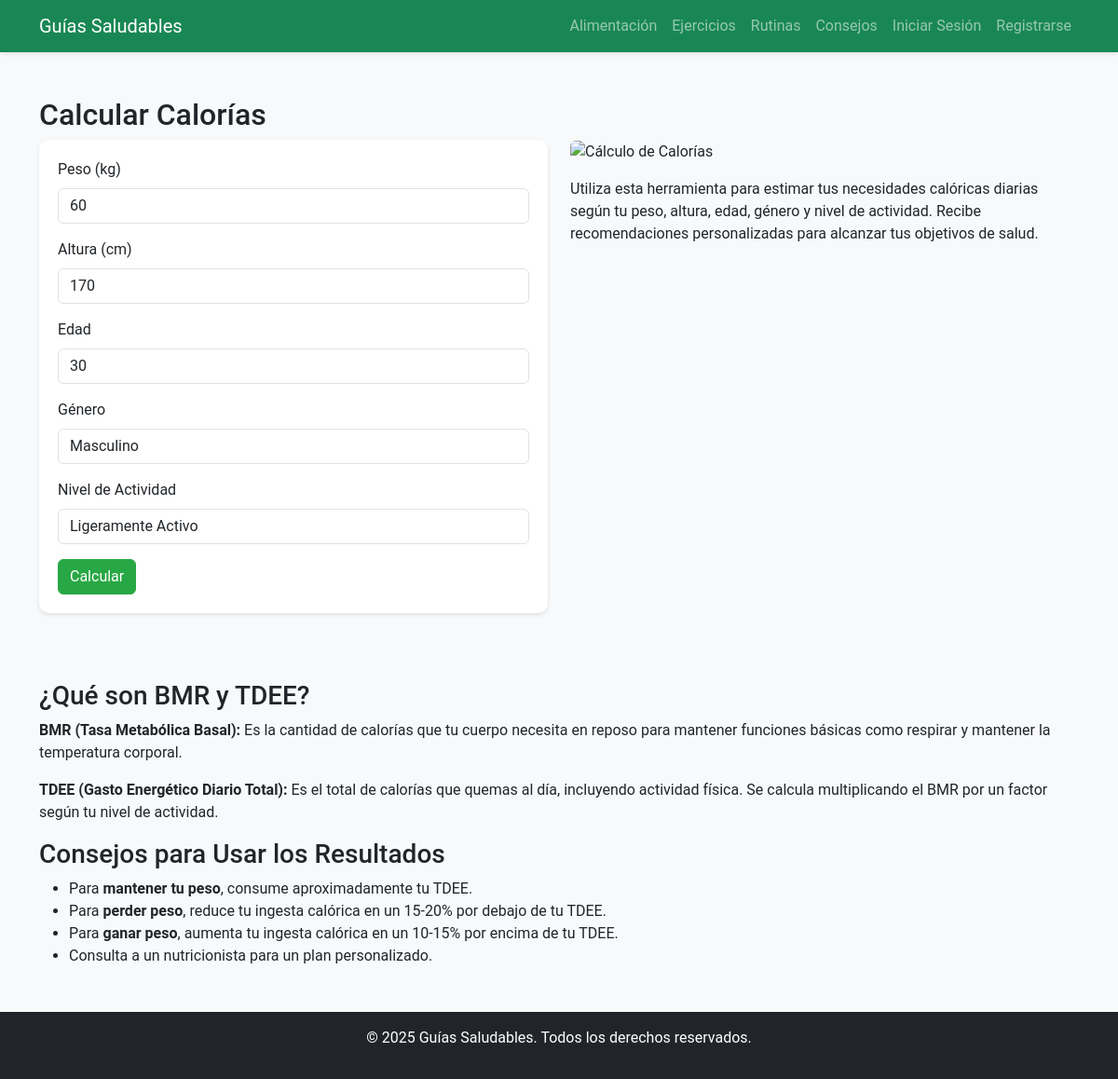
Page /calories.php (signed in) on the committed database.
### tables this page shows
CREATE TABLE `users` (
  `id` int(11) NOT NULL,
  `username` varchar(50) NOT NULL,
  `password` varchar(255) NOT NULL,
  `email` varchar(100) NOT NULL,
  `role` enum('user','admin') DEFAULT 'user',
  `weight` float DEFAULT NULL,
  `height` float DEFAULT NULL,
  `age` int(11) DEFAULT NULL,
  `gender` enum('male','female') DEFAULT NULL,
  `activity_level` enum('sedentary','lightly_active','moderately_active','very_active','extra_active') DEFAULT NULL
);

### calories.php (the view, shortened to what this page needs)
<!DOCTYPE html>
<html lang="es">
<head>
    <link href="https://cdn.jsdelivr.net/npm/bootstrap@5.3.0/dist/css/bootstrap.min.css" rel="stylesheet">
    <link rel="stylesheet" href="css/styles.css">
</head>
<body>
    <nav class="navbar navbar-expand-lg navbar-dark bg-success">
        <div class="container">
            <a class="navbar-brand" href="index.php">Guías Saludables</a>
            <div class="collapse navbar-collapse" id="navbarNav">
                <ul class="navbar-nav ms-auto">
                    <li class="nav-item"><a class="nav-link" href="nutrition.php">Alimentación</a></li>
                    <li class="nav-item"><a class="nav-link" href="exercises.php">Ejercicios</a></li>
                    <li class="nav-item"><a class="nav-link" href="routines.php">Rutinas</a></li>
                    <li class="nav-item"><a class="nav-link" href="tips.php">Consejos</a></li>
                    <li class="nav-item"><a class="nav-link" href="login.php">Iniciar Sesión</a></li>
                    <li class="nav-item"><a class="nav-link" href="register.php">Registrarse</a></li>
                </ul>
            </div>
        </div>
    </nav>
    <main class="container my-5">
        <h2>Calcular Calorías</h2>
        <?php
        $weight = $height = $age = $gender = $activityLevel = '';
        if (isset($_SESSION['user_id'])) {
            $conn = new mysqli("localhost", "root", "root", "fitness_db");
            $user_id = $_SESSION['user_id'];
            $result = $conn->query("SELECT weight, height, age, gender, activity_level FROM users WHERE id = $user_id");
            if ($result->num_rows > 0) {
                $user = $result->fetch_assoc();
                $weight = $user['weight'];
                $height = $user['height'];
                $age = $user['age'];
                $gender = $user['gender'];
                $activityLevel = $user['activity_level'];
            }
        }
        ?>
        <div class="row">
            <div class="col-md-6">
                <form id="calorieForm" class="mb-4">
                    <div class="mb-3">
                        <label for="weight" class="form-label">Peso (kg)</label>
                        <input type="number" step="0.1" class="form-control" id="weight" value="<?php echo htmlspecialchars($weight); ?>" required>
                    </div>
                    <div class="mb-3">
                        <label for="height" class="form-label">Altura (cm)</label>
                        <input type="number" step="0.1" class="form-control" id="height" value="<?php echo htmlspecialchars($height); ?>" required>
                    </div>
                    <div class="mb-3">
                        <label for="age" class="form-label">Edad</label>
                        <input type="number" class="form-control" id="age" value="<?php echo htmlspecialchars($age); ?>" required>
                    </div>
                    <div class="mb-3">
                        <label for="gender" class="form-label">Género</label>
                        <select class="form-control" id="gender" required>
                            <option value="male" <?php if ($gender == 'male') echo 'selected'; ?>>Masculino</option>
                        </select>
                    </div>
                    <div class="mb-3">
                        <label for="activityLevel" class="form-label">Nivel de Actividad</label>
                        <select class="form-control" id="activityLevel" required>
                            <option value="lightly_active" <?php if ($activityLevel == 'lightly_active') echo 'selected'; ?>>Ligeramente Activo</option>
                        </select>
                    </div>
                    <button type="button" onclick="calculateCalories()" class="btn btn-success">Calcular</button>
                </form>
            </div>
            <div class="col-md-6">
                <img src="images/calories.jpeg" class="img-fluid rounded" alt="Cálculo de Calorías">
                <p class="mt-3">Utiliza esta herramienta para estimar tus necesidades calóricas diarias según tu peso, altura, edad, género y nivel de actividad. Recibe recomendaciones personalizadas para alcanzar tus objetivos de salud.</p>
            </div>
        </div>
        <section class="mt-5">
            <h3>¿Qué son BMR y TDEE?</h3>
            <p><strong>BMR (Tasa Metabólica Basal):</strong> Es la cantidad de calorías que tu cuerpo necesita en reposo para mantener funciones básicas como respirar y mantener la temperatura corporal.</p>
            <p><strong>TDEE (Gasto Energético Diario Total):</strong> Es el total de calorías que quemas al día, incluyendo actividad física. Se calcula multiplicando el BMR por un factor según tu nivel de actividad.</p>
            <h3>Consejos para Usar los Resultados</h3>
            <ul>
                <li>Para <strong>mantener tu peso</strong>, consume aproximadamente tu TDEE.</li>
                <li>Para <strong>perder peso</strong>, reduce tu ingesta calórica en un 15-20% por debajo de tu TDEE.</li>
                <li>Para <strong>ganar peso</strong>, aumenta tu ingesta calórica en un 10-15% por encima de tu TDEE.</li>
                <li>Consulta a un nutricionista para un plan personalizado.</li>
            </ul>
        </section>
    </main>
    <footer class="bg-dark text-white text-center py-3">
        <p>© 2025 Guías Saludables. Todos los derechos reservados.</p>
    </footer>
</body>
</html>

### css/styles.css (style rules this page uses)
body { font-family: 'Roboto', sans-serif; background-color: #f8f9fa; }
.navbar { box-shadow: 0 2px 4px rgba(0, 0, 0, 0.1); }
.btn-success { background-color: #28a745; border-color: #28a745; }
form { background: #fff; padding: 20px; border-radius: 10px; box-shadow: 0 2px 4px rgba(0, 0, 0, 0.1); }

### rows in the picture
users: weight "60", height "170", age "30", gender "Masculino", activity_level "Ligeramente Activo"
